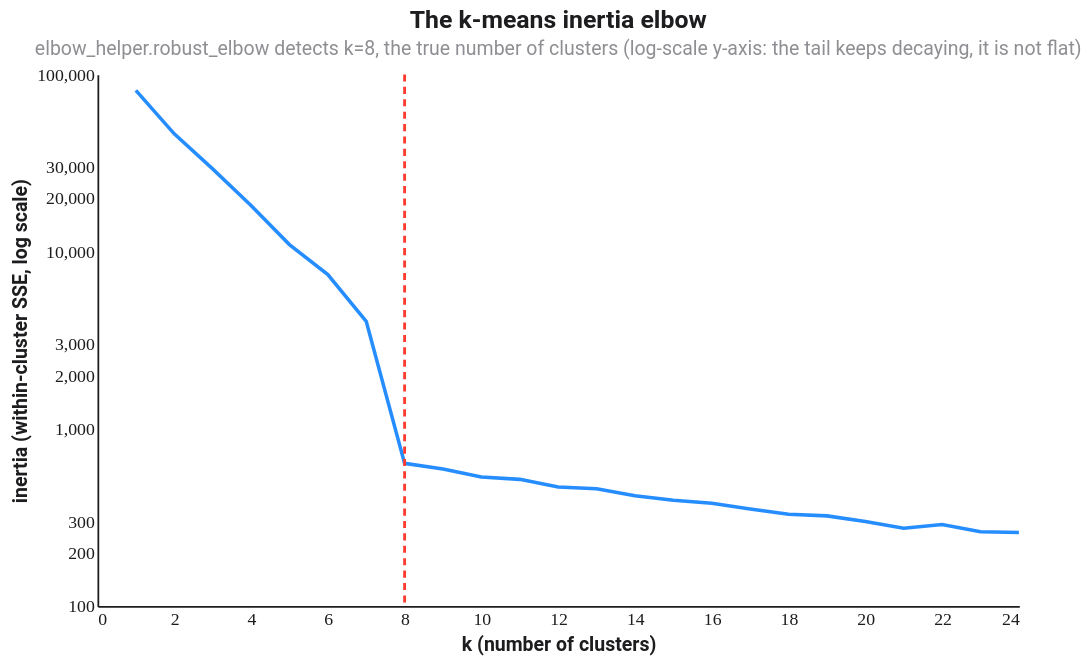

Write the Vega-Lite specification saved for this chart.
### Vega-Lite specification from a JSON file in a GitHub repository (floating-point values rounded to 4 significant figures)
{"$schema": "https://vega.github.io/schema/vega-lite/v5.json", "title": {"text": "The k-means inertia elbow", "subtitle": "elbow_helper.robust_elbow detects k=8, the true number of clusters (log-scale y-axis: the tail keeps decaying, it is not flat)"}, "width": 520, "height": 300, "config": {"background": "#FFFFFF", "font": "Roboto, Roboto Serif, Roboto Mono, system-ui, sans-serif", "view": {"stroke": null, "cornerRadius": 10}, "axis": {"domain": true, "domainColor": "#1D1D1F", "labelColor": "#1D1D1F", "titleColor": "#1D1D1F", "grid": false, "ticks": false, "labelFont": "Roboto Mono", "titleFont": "Roboto"}, "axisTop": {"domain": false, "domainColor": null, "labels": false, "ticks": false, "title": null}, "axisRight": {"domain": false, "domainColor": null, "labels": false, "ticks": false, "title": null}, "legend": {"titleFont": "Roboto", "labelFont": "Roboto", "labelColor": "#1D1D1F", "titleColor": "#1D1D1F"}, "title": {"font": "Roboto", "fontSize": 14, "color": "#1D1D1F", "subtitleFont": "Roboto", "subtitleColor": "#8E8E93", "subtitleFontSize": 11}, "line": {"strokeWidth": 2}, "point": {"filled": true, "size": 18}}, "layer": [{"data": {"values": [{"x": 1.0, "y": 81230.0}, {"x": 2.0, "y": 46230.0}, {"x": 3.0, "y": 29300.0}, {"x": 4.0, "y": 18220.0}, {"x": 5.0, "y": 10960.0}, {"x": 6.0, "y": 7415.0}, {"x": 7.0, "y": 4040.0}, {"x": 8.0, "y": 638.4}, {"x": 9.0, "y": 592.9}, {"x": 10.0, "y": 534.3}, {"x": 11.0, "y": 518.5}, {"x": 12.0, "y": 469.3}, {"x": 13.0, "y": 459.6}, {"x": 14.0, "y": 419.4}, {"x": 15.0, "y": 395.1}, {"x": 16.0, "y": 379.8}, {"x": 17.0, "y": 352.5}, {"x": 18.0, "y": 329.6}, {"x": 19.0, "y": 322.6}, {"x": 20.0, "y": 299.8}, {"x": 21.0, "y": 275.0}, {"x": 22.0, "y": 288.3}, {"x": 23.0, "y": 262.2}, {"x": 24.0, "y": 259.9}]}, "mark": {"type": "line", "color": "#007AFF", "opacity": 0.85}, "encoding": {"x": {"field": "x", "type": "quantitative", "title": "k (number of clusters)"}, "y": {"field": "y", "type": "quantitative", "title": "inertia (within-cluster SSE, log scale)", "scale": {"type": "log"}}}}, {"data": {"values": [{"x": 8.0}]}, "mark": {"type": "rule", "strokeDash": [4, 3], "strokeWidth": 1.6, "color": "#FF3B30"}, "encoding": {"x": {"field": "x", "type": "quantitative"}}}]}
